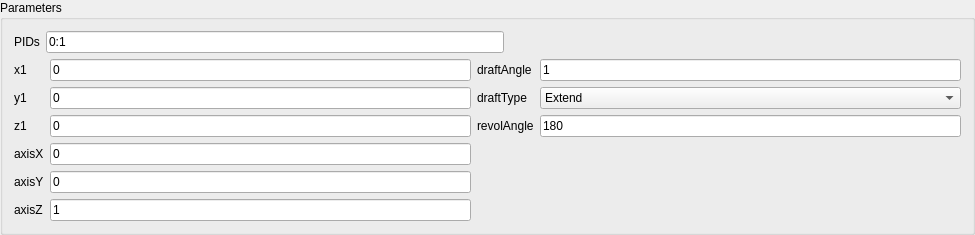
<?xml version="1.0" encoding="UTF-8"?>
<ui version="4.0">
 <class>RevolWidget</class>
 <widget class="QWidget" name="RevolWidget">
  <property name="geometry">
   <rect>
    <x>0</x>
    <y>0</y>
    <width>975</width>
    <height>212</height>
   </rect>
  </property>
  <property name="windowTitle">
   <string>RevolWidget</string>
  </property>
  <layout class="QVBoxLayout" name="verticalLayout">
   <property name="spacing">
    <number>0</number>
   </property>
   <property name="leftMargin">
    <number>0</number>
   </property>
   <property name="topMargin">
    <number>0</number>
   </property>
   <property name="rightMargin">
    <number>0</number>
   </property>
   <property name="bottomMargin">
    <number>0</number>
   </property>
   <item>
    <widget class="QGroupBox" name="groupBox">
     <property name="title">
      <string>Parameters</string>
     </property>
     <layout class="QVBoxLayout" name="verticalLayout_2">
      <item>
       <layout class="QHBoxLayout" name="horizontalLayout">
        <item>
         <widget class="QLabel" name="label_2">
          <property name="text">
           <string>PIDs</string>
          </property>
         </widget>
        </item>
        <item>
         <widget class="QLineEdit" name="lineEdit_PIDs">
          <property name="text">
           <string>0:1</string>
          </property>
         </widget>
        </item>
        <item>
         <spacer name="horizontalSpacer">
          <property name="orientation">
           <enum>Qt::Horizontal</enum>
          </property>
          <property name="sizeHint" stdset="0">
           <size>
            <width>37</width>
            <height>17</height>
           </size>
          </property>
         </spacer>
        </item>
       </layout>
      </item>
      <item>
       <layout class="QGridLayout" name="gridLayout_2">
        <item row="0" column="1">
         <widget class="QLineEdit" name="lineEdit_x1">
          <property name="text">
           <string>0</string>
          </property>
         </widget>
        </item>
        <item row="4" column="1">
         <widget class="QLineEdit" name="lineEdit_axisy">
          <property name="text">
           <string>0</string>
          </property>
         </widget>
        </item>
        <item row="0" column="0">
         <widget class="QLabel" name="label_9">
          <property name="text">
           <string>x1</string>
          </property>
         </widget>
        </item>
        <item row="3" column="1">
         <widget class="QLineEdit" name="lineEdit_axisx">
          <property name="text">
           <string>0</string>
          </property>
         </widget>
        </item>
        <item row="0" column="2">
         <widget class="QLabel" name="label_13">
          <property name="text">
           <string>draftAngle</string>
          </property>
         </widget>
        </item>
        <item row="1" column="0">
         <widget class="QLabel" name="label_12">
          <property name="text">
           <string>y1</string>
          </property>
         </widget>
        </item>
        <item row="1" column="1">
         <widget class="QLineEdit" name="lineEdit_y1">
          <property name="text">
           <string>0</string>
          </property>
         </widget>
        </item>
        <item row="2" column="1">
         <widget class="QLineEdit" name="lineEdit_z1">
          <property name="text">
           <string>0</string>
          </property>
         </widget>
        </item>
        <item row="2" column="0">
         <widget class="QLabel" name="label_10">
          <property name="text">
           <string>z1</string>
          </property>
         </widget>
        </item>
        <item row="0" column="3">
         <widget class="QLineEdit" name="lineEdit_x2">
          <property name="text">
           <string>1</string>
          </property>
         </widget>
        </item>
        <item row="1" column="2">
         <widget class="QLabel" name="label_11">
          <property name="text">
           <string>draftType</string>
          </property>
         </widget>
        </item>
        <item row="1" column="3">
         <widget class="QComboBox" name="comboBox">
          <item>
           <property name="text">
            <string>Extend</string>
           </property>
          </item>
          <item>
           <property name="text">
            <string>Round</string>
           </property>
          </item>
          <item>
           <property name="text">
            <string>Natural</string>
           </property>
          </item>
         </widget>
        </item>
        <item row="5" column="1">
         <widget class="QLineEdit" name="lineEdit_axisz">
          <property name="text">
           <string>1</string>
          </property>
         </widget>
        </item>
        <item row="3" column="0">
         <widget class="QLabel" name="label">
          <property name="text">
           <string>axisX</string>
          </property>
         </widget>
        </item>
        <item row="4" column="0">
         <widget class="QLabel" name="label_3">
          <property name="text">
           <string>axisY</string>
          </property>
         </widget>
        </item>
        <item row="5" column="0">
         <widget class="QLabel" name="label_4">
          <property name="text">
           <string>axisZ</string>
          </property>
         </widget>
        </item>
        <item row="2" column="2">
         <widget class="QLabel" name="label_5">
          <property name="text">
           <string>revolAngle</string>
          </property>
         </widget>
        </item>
        <item row="2" column="3">
         <widget class="QLineEdit" name="lineEdit_angle">
          <property name="text">
           <string>180</string>
          </property>
         </widget>
        </item>
       </layout>
      </item>
     </layout>
    </widget>
   </item>
  </layout>
 </widget>
 <layoutdefault spacing="6" margin="11"/>
 <resources/>
 <connections/>
</ui>
